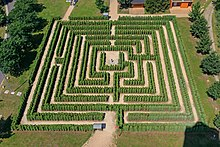
#> input picture images/maze_1.jpg, 220 x 147 px, given in place of test_maze_small.png, which was not available
$ jupyter execute --allow-errors Test.ipynb   (shell and % lines are left out)   (text cells are left out)
#> lines starting #> are read from the running program, lines starting #| are printed output that depends on the picture; pictures that were not available may be replaced by others from this repository, and a replacement may not be noted
[cell 1]
import cv2

from algorithms import *
from utils import imshow

DEBUG = False

[cell 2]
# Small size
image_small_rgb = cv2.imread('images/test/test_maze_small.png', cv2.IMREAD_COLOR)
#> image_small_rgb is the input picture: shape (147, 220, 3); mean B, G, R 70.5, 112.8, 107.4
print(image_small_rgb.shape)
#| (147, 220, 3)

image_small = cv2.cvtColor(image_small_rgb, cv2.COLOR_RGB2GRAY)
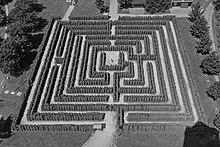
#> image_small: shape (147, 220); min 0, max 251, mean 99.5
imshow(image_small, cmap='gray')
#> (this line was passed over: utils is not available in this run)

# Medium size
image_medium_rgb = cv2.imread('images/test/test_maze_medium.png', cv2.IMREAD_COLOR)
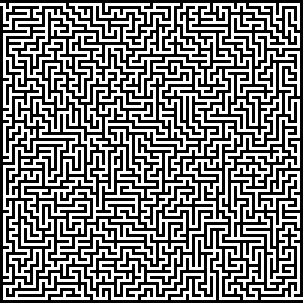
#> input picture images/test/test_maze_medium.png, 101 x 101 px (shown 3 times larger)
#> image_medium_rgb is the input picture: shape (101, 101, 3); 49% white in thin lines or dots
print(image_medium_rgb.shape)
#| (101, 101, 3)

image_medium = cv2.cvtColor(image_medium_rgb, cv2.COLOR_RGB2GRAY)
#> image_medium: shape (101, 101); 49% white in thin lines or dots
imshow(image_medium, cmap='gray')
#> (this line was passed over: utils is not available in this run)

# Large size
image_large_rgb = cv2.imread('images/test/test_maze_large.png', cv2.IMREAD_COLOR)
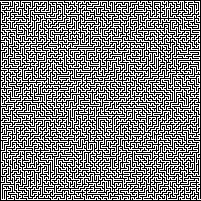
#> input picture images/test/test_maze_large.png, 201 x 201 px
#> image_large_rgb is the input picture: shape (201, 201, 3); 49.5% white in thin lines or dots
print(image_large_rgb.shape)
#| (201, 201, 3)

image_large = cv2.cvtColor(image_large_rgb, cv2.COLOR_RGB2GRAY)
#> image_large: shape (201, 201); 49.5% white in thin lines or dots
imshow(image_large, cmap='gray')
#> (this line was passed over: utils is not available in this run)
